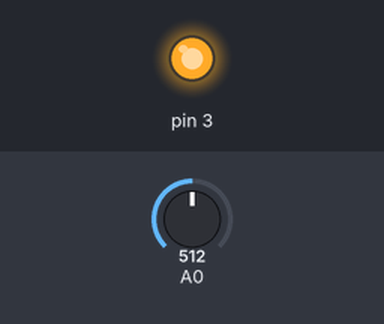
Recording of a sketch running on a simulated Arduino Uno, built with avr-gcc and run on an emulated ATmega328P. Shown: output pins drawn as LEDs (lit = HIGH). The inputs (shaded band) are chosen by the test bench; at power-on: A0 = 512. No radio packets arrive unless stated.

Above: at 0.1 s.
At 1.3 s:
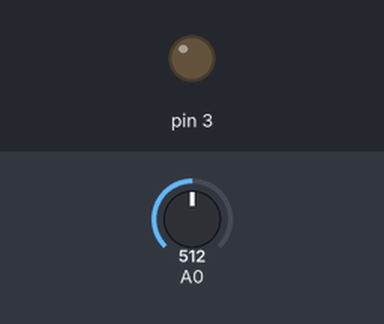
Timing chart, 0 to 2.8 s (numbered marks = the images above):
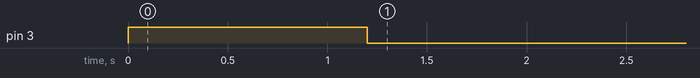

The sketch:

MailboxSensor.ino
```cpp
// Youtube Channel "PricelessToolkit" https://youtu.be/RHsjFPWaYSY

#include <SPI.h>
#include <LoRa.h>


int loopcounter = 0;


void setup() {
  pinMode(3, OUTPUT);
  digitalWrite(3, HIGH);
  analogReference(INTERNAL);
  Serial.begin(9600);
  while (!Serial);


  if (!LoRa.begin(433E6)) {                         // frequency in Hz (ASIA 433E6, EU 868E6, US 915E6)
    Serial.println("LoRaError");
    while (1);
  }

  //LoRa.setSignalBandwidth(Bandwidth);   			// signal bandwidth in Hz, defaults to 125E3
  //LoRa.setSpreadingFactor(8);           			// ranges from 6-12,default 7 see API docs
  //LoRa.setCodingRate4(codingRate);				// codingRate defaults to 5
  LoRa.setSyncWord(0xF3);               			// byte value to use as the sync word, defaults to 0x12
  LoRa.enableCrc();                     			// Enable or disable CRC usage, by default a CRC is not used
  LoRa.setTxPower(20);								// TX power in dB, defaults to 17, Supported values are 2 to 20
}


void loop() {
	// For accuracy, check the resistance of the resistors R6 and R7 with a multimeter and change value in the code
  float volts = (analogRead(A0)*1.1/1024.0) * (100+20)/20; // Resistors R6 (100k) and R7 (20k)
  /*Serial.print(volts); */


  if (loopcounter < 2){
    LoRa.beginPacket();
    LoRa.print("0xA2B2");  //  Your MailBox key here <---------------- Change This ! ----------------------
    LoRa.endPacket();
    delay(500);
   }

  if (volts < 3.2 and loopcounter == 1 ){
    LoRa.beginPacket();
    LoRa.print("0xA3B3");   //  Your low Battery key here <---------------- Change This ! ----------------------
    LoRa.endPacket();
  }

  if(loopcounter > 2){
    digitalWrite(3, LOW); // Sets the digital pin 3 LOW For power cut off
  }

  loopcounter ++;
  delay(20);
}
```

Measured:
- by itself, pin 3: HIGH → LOW at 1.2 s
